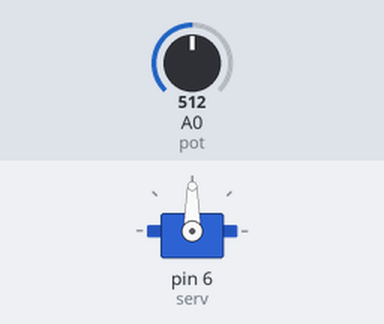
The sketch below on a simulated Arduino Uno, built with avr-gcc and run on an emulated ATmega328P. Parts: servo. Inputs (shaded band) come from the test bench; at power-on: A0 (pot) = 512. What the sketch prints to the serial monitor is not drawn.

Above: at 1.2 s.
1.3 s: A0 (pot) set to 716
At 1.8 s:
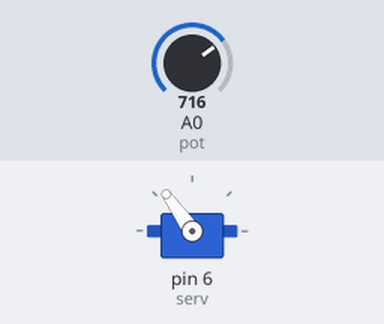
2.8 s: A0 (pot) set to 900
At 3.1 s:
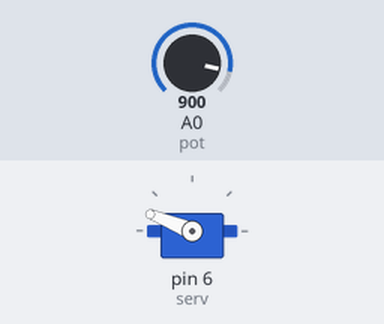
4.3 s: A0 (pot) set to 1023
At 5.4 s:
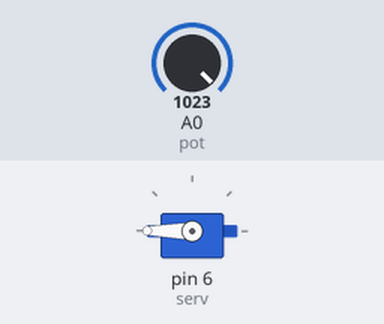
5.8 s: A0 (pot) set to 306
At 6.6 s:
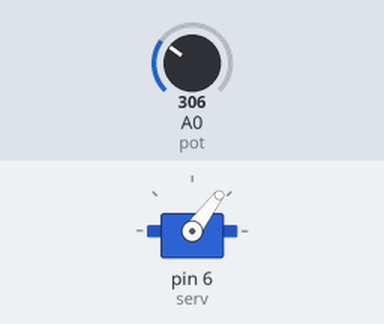
7.3 s: A0 (pot) set to 122
At 7.6 s:
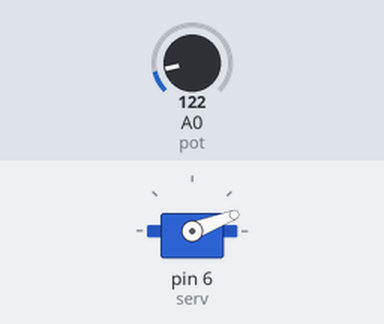
8.8 s: A0 (pot) set to 0
At 9.8 s:
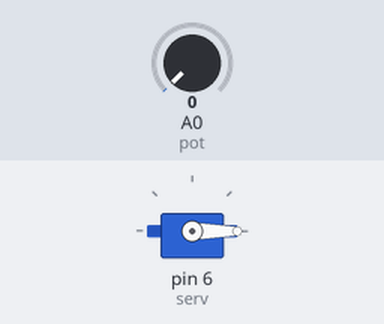
Timing chart, 0 to 11.3 s (numbered marks = the images above; inputs shaded):
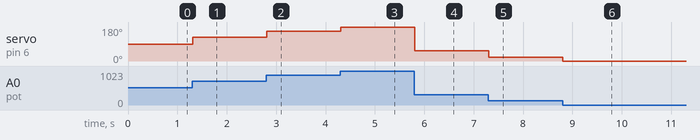

The sketch:

Servo-4.ino
```cpp
#include <Servo.h>

Servo serv;
int pos=0;
int pot=A0;

void setup() {
  pinMode(pot,INPUT);
  Serial.begin(9600);
  serv.attach(6);
}

void loop() {
  int valor=map(analogRead(pot),0,1023,0,180);
  Serial.println(valor);
  serv.write(valor);
}
```

Measured:
- after the input at 1.3 s, servo on pin 6 (serv): 90° → 125° at once
- after the input at 2.8 s, servo on pin 6 (serv): 125° → 158° at once
- after the input at 4.3 s, servo on pin 6 (serv): 158° → 180° at once
- after the input at 5.8 s, servo on pin 6 (serv): 180° → 53° at once
- after the input at 7.3 s, servo on pin 6 (serv): 53° → 21° at once
- after the input at 8.8 s, servo on pin 6 (serv): 21° → 0° at once
